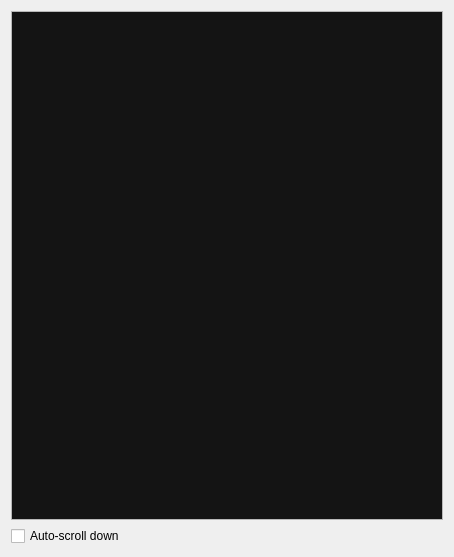
<?xml version="1.0" encoding="UTF-8"?>
<ui version="4.0">
 <class>CommentaryWidget</class>
 <widget class="QWidget" name="CommentaryWidget">
  <property name="geometry">
   <rect>
    <x>0</x>
    <y>0</y>
    <width>454</width>
    <height>557</height>
   </rect>
  </property>
  <property name="windowTitle">
   <string>Form</string>
  </property>
  <layout class="QVBoxLayout" name="verticalLayout">
   <item>
    <widget class="QTextEdit" name="commentaryEdit">
     <property name="palette">
      <palette>
       <active>
        <colorrole role="Text">
         <brush brushstyle="SolidPattern">
          <color alpha="255">
           <red>220</red>
           <green>220</green>
           <blue>220</blue>
          </color>
         </brush>
        </colorrole>
        <colorrole role="Base">
         <brush brushstyle="SolidPattern">
          <color alpha="255">
           <red>20</red>
           <green>20</green>
           <blue>20</blue>
          </color>
         </brush>
        </colorrole>
        <colorrole role="Highlight">
         <brush brushstyle="SolidPattern">
          <color alpha="255">
           <red>159</red>
           <green>159</green>
           <blue>159</blue>
          </color>
         </brush>
        </colorrole>
       </active>
       <inactive>
        <colorrole role="Text">
         <brush brushstyle="SolidPattern">
          <color alpha="255">
           <red>220</red>
           <green>220</green>
           <blue>220</blue>
          </color>
         </brush>
        </colorrole>
        <colorrole role="Base">
         <brush brushstyle="SolidPattern">
          <color alpha="255">
           <red>20</red>
           <green>20</green>
           <blue>20</blue>
          </color>
         </brush>
        </colorrole>
        <colorrole role="Highlight">
         <brush brushstyle="SolidPattern">
          <color alpha="255">
           <red>159</red>
           <green>159</green>
           <blue>159</blue>
          </color>
         </brush>
        </colorrole>
       </inactive>
       <disabled>
        <colorrole role="Text">
         <brush brushstyle="SolidPattern">
          <color alpha="255">
           <red>130</red>
           <green>130</green>
           <blue>130</blue>
          </color>
         </brush>
        </colorrole>
        <colorrole role="Base">
         <brush brushstyle="SolidPattern">
          <color alpha="255">
           <red>240</red>
           <green>240</green>
           <blue>240</blue>
          </color>
         </brush>
        </colorrole>
        <colorrole role="Highlight">
         <brush brushstyle="SolidPattern">
          <color alpha="255">
           <red>175</red>
           <green>175</green>
           <blue>175</blue>
          </color>
         </brush>
        </colorrole>
       </disabled>
      </palette>
     </property>
     <property name="lineWrapMode">
      <enum>QTextEdit::WidgetWidth</enum>
     </property>
     <property name="html">
      <string>&lt;!DOCTYPE HTML PUBLIC &quot;-//W3C//DTD HTML 4.0//EN&quot; &quot;http://www.w3.org/TR/REC-html40/strict.dtd&quot;&gt;
&lt;html&gt;&lt;head&gt;&lt;meta name=&quot;qrichtext&quot; content=&quot;1&quot; /&gt;&lt;style type=&quot;text/css&quot;&gt;
p, li { white-space: pre-wrap; }
&lt;/style&gt;&lt;/head&gt;&lt;body style=&quot; font-family:'Tahoma'; font-size:8pt; font-weight:400; font-style:normal;&quot;&gt;
&lt;table border=&quot;0&quot; style=&quot;-qt-table-type: root; margin-top:4px; margin-bottom:4px; margin-left:4px; margin-right:4px;&quot;&gt;
&lt;tr&gt;
&lt;td style=&quot;border: none;&quot;&gt;
&lt;p style=&quot; margin-top:0px; margin-bottom:0px; margin-left:0px; margin-right:0px; -qt-block-indent:0; text-indent:0px;&quot;&gt;&lt;br /&gt;&lt;/p&gt;&lt;/td&gt;&lt;/tr&gt;&lt;/table&gt;&lt;/body&gt;&lt;/html&gt;</string>
     </property>
     <property name="textInteractionFlags">
      <set>Qt::TextSelectableByKeyboard|Qt::TextSelectableByMouse</set>
     </property>
    </widget>
   </item>
   <item>
    <widget class="QCheckBox" name="autoScrollBox">
     <property name="text">
      <string>Auto-scroll down</string>
     </property>
    </widget>
   </item>
  </layout>
 </widget>
 <resources/>
 <connections/>
</ui>
